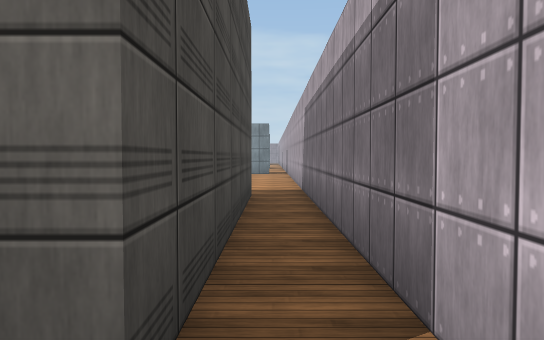
View 1 (above)

24 first-person views from a walk through a Unity game level. The camera is 1.4 m above the floor, tilts 2° down and sees 70° across. The floor is counted in squares, 2 m on a side. Each view is taken from the middle of a square. On the plan, view 1 faces up. The plan holds only what a view shows up to about 11 squares ahead; the rest is blank. The player character is not drawn. Surface patterns are stand-ins for the level's own textures.

View 2
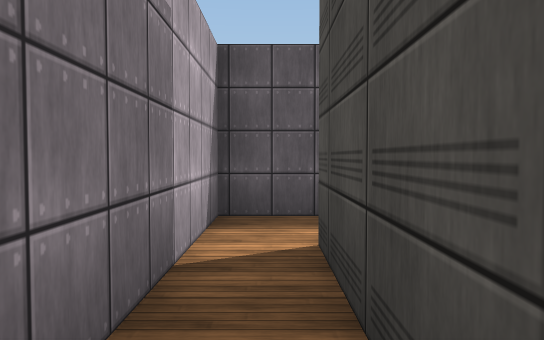

View 3
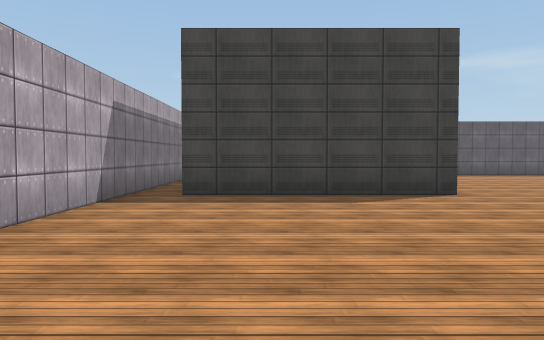

View 4
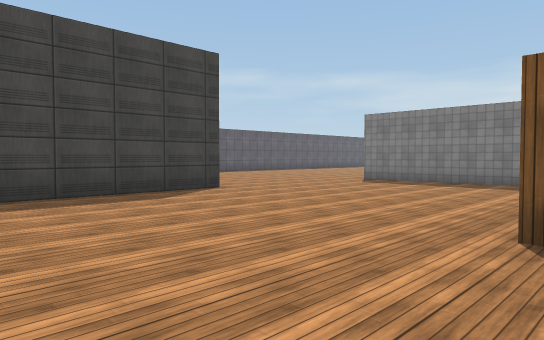

View 5
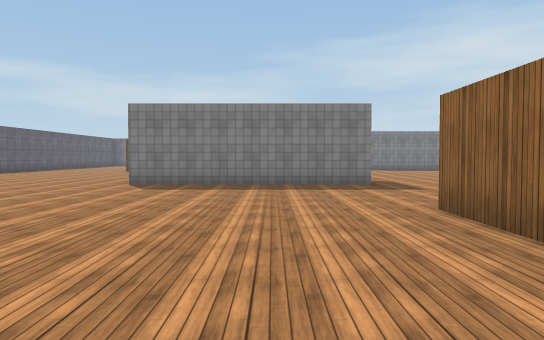

View 6
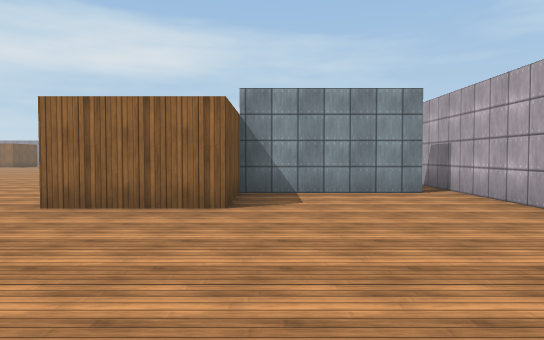

View 7
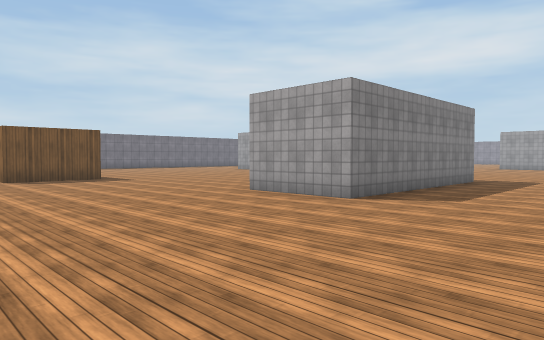

View 8
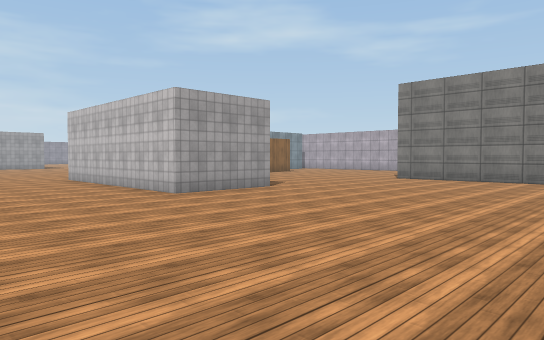

View 9
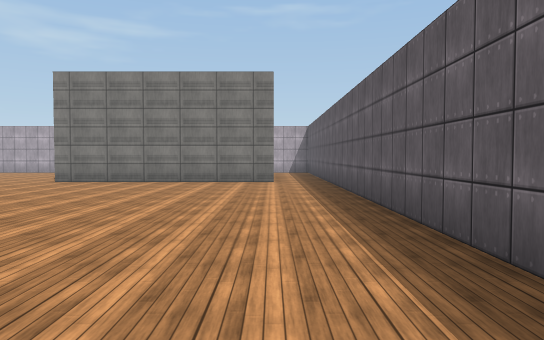

View 10
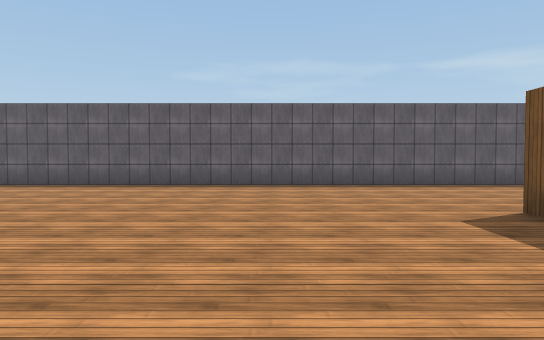

View 11
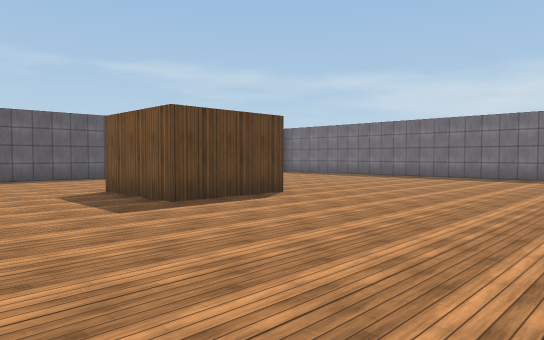

View 12
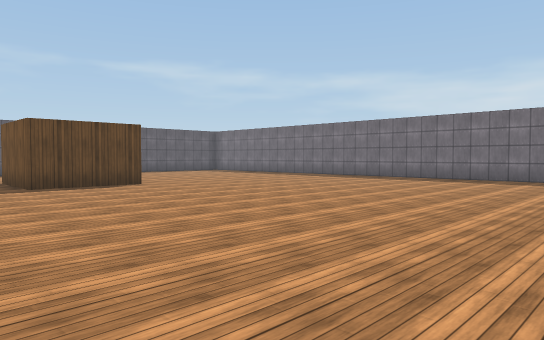

View 13
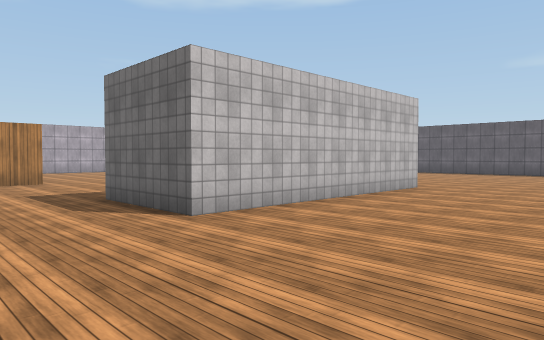

View 14
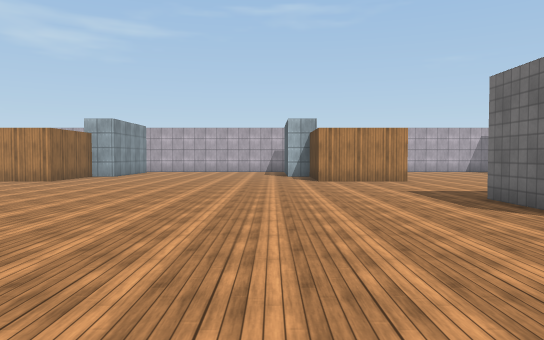

View 15
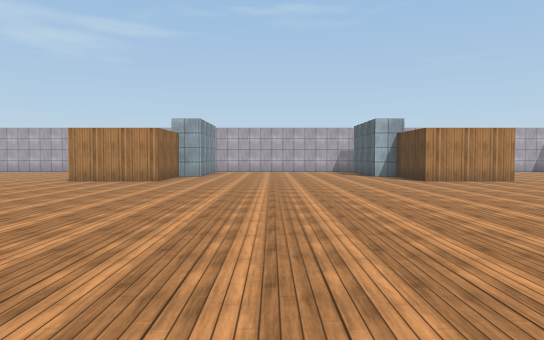

View 16
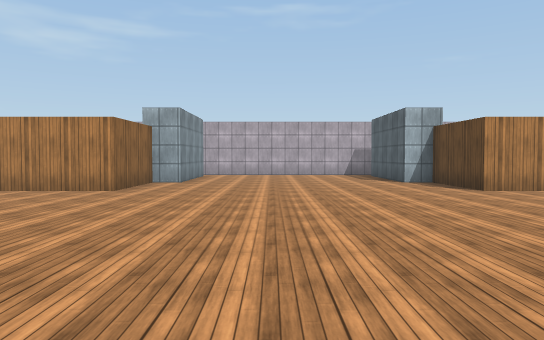

View 17
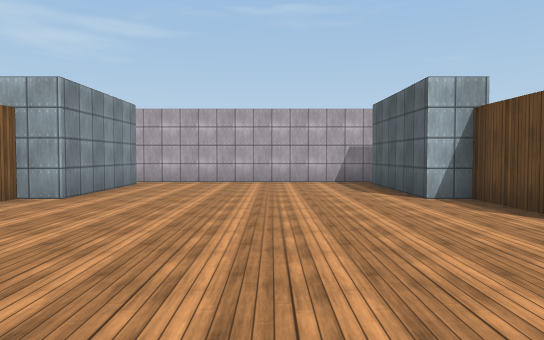

View 18
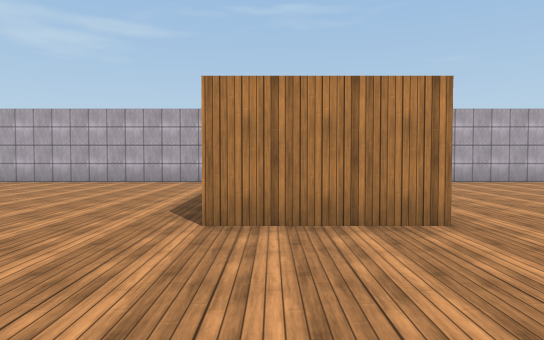

View 19
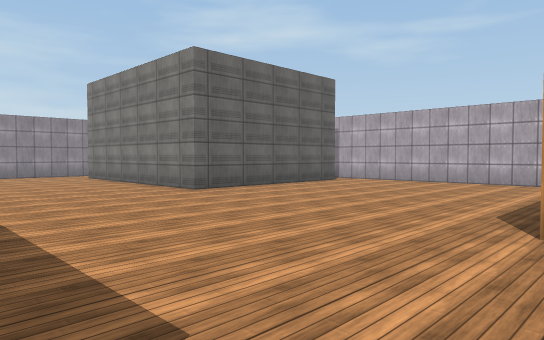

View 20
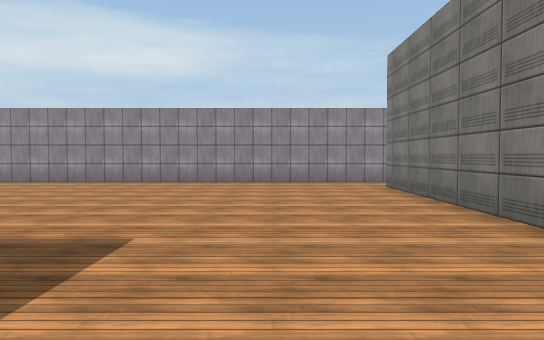

View 21
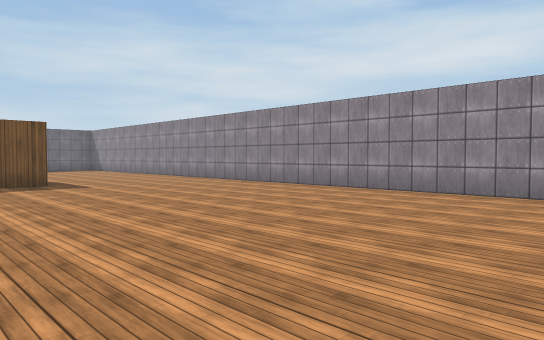

View 22
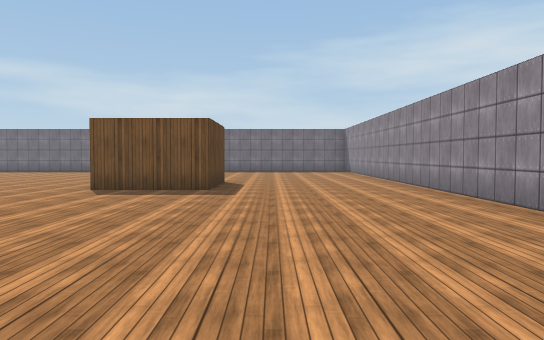

View 23
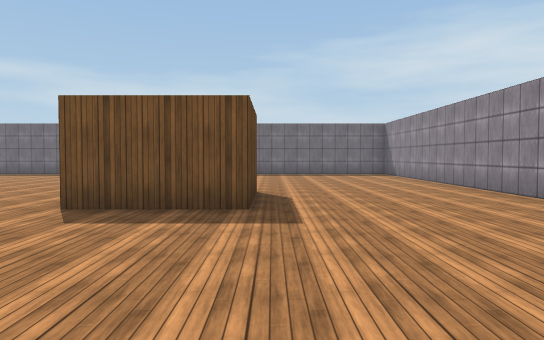

View 24
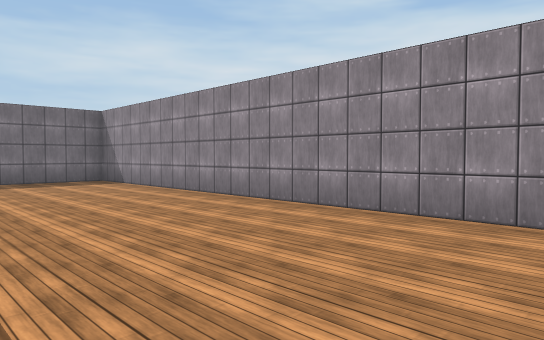

### Floor plan
Points are (right, up) in squares from view 1. A wall is a line through its corners. A room is listed if a view was taken in it or the views show most of it. See-through windows are left out.
Room 1 (view 1)
walls: (-0.6, -0.5) (0.6, -0.5) (0.6, 0.5); (-0.4, 1) (-0.8, 1)
ways out: opening at (-5, 0) to room 2; opening at (0, 0) to room 2
Room 2 (views 2, 3, 4, 5, 6, 7, 8, 9, 10, 11, 12, 13, 14, 15, 16, 17, 18, 19, 20, 21, 22, 23, 24)
walls: (-13.1, 13.4) (-10.6, 13.4) (-10.6, 7.5) (-13.1, 7.5) (-13.1, 13.4); (-6.1, 15.7) (-3.6, 15.7) (-3.6, 13.2) (-6.1, 13.2) (-6.1, 15.7); (-3.6, 16.4) (0, 16.4); (-3.6, 15.7) (-3.6, 16.4); (-21.6, 6.7) (-19.1, 6.7) (-19.1, 4.1); (-29.4, 13.9) (-29.4, 12.8); (0, 22.4) (-3.6, 22.4) (-3.6, 23.2) (-6.1, 23.2) (-6.1, 25.8); (0, 15.5) (-3.6, 15.5); (-21.6, 34.7) (-19.1, 34.7) (-19.1, 32.1); (0.6, 13.1) (0.6, 22.8); (0.6, 26.9) (0.6, 31.5); (-1.4, 31.9) (-5.4, 31.9) (-5.4, 38); (-22.2, -0.5) (-5, -0.5); (-5.4, 0.9) (-5.4, 7) (-0.4, 7) (-0.4, 1); (-4.9, 39.5) (-29.4, 39.5) (-29.4, 37); (0.6, 0.5) (0.6, 10.6)
ways out: opening at (-5, 0) to room 1; opening at (0, 0) to room 1; opening at (-5, 39); opening at (0, 32); gap at (0, 16); gap at (0, 23)

Where each view was taken, in squares from view 1:
view 1: 0 up, 0 right, facing up
view 2: 4 up, 0 right, facing down
view 3: 14 up, 2 left, facing down
view 4: 14 up, 0 right, facing down-left
view 5: 11 up, 1 left, facing left
view 6: 8 up, 3 left, facing up
view 7: 2 up, 7 left, facing up-left
view 8: 1 up, 17 left, facing up-right
view 9: 1 up, 16 left, facing right
view 10: 9 up, 16 left, facing down
view 11: 12 up, 16 left, facing down-left
view 12: 16 up, 17 left, facing down-left
view 13: 16 up, 17 left, facing down-right
view 14: 17 up, 17 left, facing right
view 15: 20 up, 17 left, facing right
view 16: 20 up, 14 left, facing right
view 17: 19 up, 10 left, facing right
view 18: 25 up, 10 left, facing right
view 19: 25 up, 10 left, facing up-right
view 20: 29 up, 8 left, facing up
view 21: 32 up, 9 left, facing up-left
view 22: 36 up, 11 left, facing left
view 23: 35 up, 14 left, facing left
view 24: 35 up, 18 left, facing up-left
